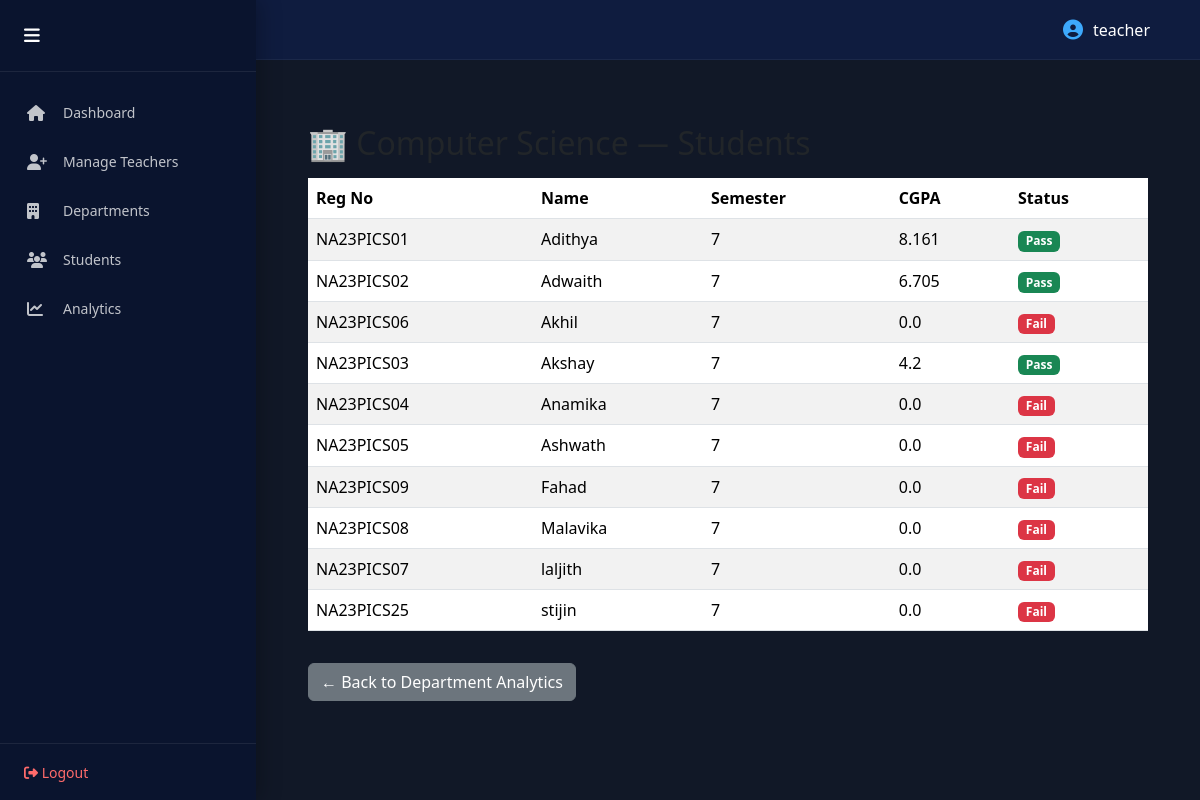
Screenshot of /control/departments/1/students/ (signed in) with the database file from the repository.
### results/models.py (models this page shows, shortened)
class Student(models.Model):
    GENDER_CHOICES = [
        ('M', 'Male'),
        ('F', 'Female'),
        ('O', 'Other'),
    ]
    CASTE_CHOICES = [
        ('GEN', 'General'),
        ('OBC', 'OBC'),
        ('SC', 'SC'),
        ('ST', 'ST'),
        ('OTHER', 'Other'),
    ]
    RELIGION_CHOICES = [
        ('HINDU', 'Hindu'),
        ('MUSLIM', 'Muslim'),
        ('CHRISTIAN', 'Christian'),
        ('SIKH', 'Sikh'),
        ('BUDDHIST', 'Buddhist'),
        ('JAIN', 'Jain'),
        ('OTHER', 'Other'),
    ]
    reg_no = models.CharField(max_length=20, unique=True)
    name = models.CharField(max_length=100)
    dob = models.DateField()
    course = models.CharField(max_length=100, default="B.Sc Computer Science")
    semester = models.IntegerField(default=1)
    gender = models.CharField(max_length=1, choices=GENDER_CHOICES)
    caste = models.CharField(max_length=10, choices=CASTE_CHOICES)
    religion = models.CharField(max_length=20, choices=RELIGION_CHOICES)
    syllabus = models.ForeignKey(Syllabus, on_delete=models.PROTECT, null=True, blank=True)
    address = models.TextField()
    pin_code = models.CharField(max_length=6)
    academic_year = models.CharField(max_length=20, default="2024-25")
    photo = models.ImageField(upload_to="students/", blank=True, null=True)
    department = models.ForeignKey(
        Department,
        on_delete=models.PROTECT,
        null=True,
        blank=True)
    course = models.CharField(max_length=100, default="B.Sc Computer Science")
    course_ref = models.ForeignKey(
        Course,
        on_delete=models.SET_NULL,
        null=True,
        blank=True,
        related_name="students"
    )
    def cgpa(self):
        semesters = self.semesters.all().order_by("number")
        if not semesters.exists():
            return 0.0
        total_credits_all = 0.0
        weighted_sgpa_sum = 0.0
        for sem in semesters:
            sem_marks = sem.marks.all()
            sem_credits = sum((m.subject.credits or 0) for m in sem_marks)
            if sem_credits == 0:
                continue
            sem_sgpa = sem.sgpa()
            weighted_sgpa_sum += sem_sgpa * sem_credits
            total_credits_all += sem_credits
        if total_credits_all == 0:
            return 0.0
        cgpa = weighted_sgpa_sum / total_credits_all
        return round(cgpa, 3)

### results/views.py (the view)
@login_required(login_url="teacher_login")
@user_passes_test(lambda u: u.is_superuser)
def admin_department_students(request, department_id):
    department = get_object_or_404(Department, id=department_id)
    students = (
        Student.objects
        .filter(department=department)
        .select_related("syllabus")
        .order_by("name")
    )
    student_data = []
    for s in students:
        marks = Mark.objects.filter(semester__student=s)
        if marks.exists():
            overall_pass = all(
                m.marks_obtained >= 0.4 * m.max_marks
                for m in marks
            )
        else:
            overall_pass = False
        student_data.append({
            "student": s,
            "cgpa": s.cgpa(),
            "overall_pass": overall_pass,
        })
    return render(request, "admin_department_students.html", {
        "department": department,
        "students": student_data
    })

### results/context_processors.py (called while the page is built)
def role_flags(request):
    return {
        "is_hod_user": request.user.groups.filter(name="HOD").exists()
    }

### results/models.py (called while the page is built)
    def sgpa(self):
        marks = self.marks.all()
        if not marks.exists():
            return 0.0
        total_credits = 0.0
        total_credit_points = 0.0
        for mark in marks:
            credit = mark.subject.credits or 0
            total_credits += credit
            grade_point = (mark.marks_obtained / mark.max_marks) * 10 if mark.max_marks > 0 else 0
            credit_point = grade_point * credit
            total_credit_points += credit_point
        if total_credits == 0:
            return 0.0
        sgpa = total_credit_points / total_credits
        return round(sgpa, 3)

### templates/admin_department_students.html
{% extends "base.html" %}
{% block content %}
<div class="container mt-4">
  <h2>🏢 {{ department.name }} — Students</h2>
  <table class="table table-striped mt-3">
    <thead>
      <tr>
        <th>Reg No</th>
        <th>Name</th>
        <th>Semester</th>
        <th>CGPA</th>
        <th>Status</th>
      </tr>
    </thead>
    <tbody>
      {% for row in students %}
      <tr>
        <td>{{ row.student.reg_no }}</td>
        <td>{{ row.student.name }}</td>
        <td>{{ row.student.semester }}</td>
        <td>{{ row.cgpa }}</td>
        <td>
          {% if row.overall_pass %}
            <span class="badge bg-success">Pass</span>
          {% else %}
            <span class="badge bg-danger">Fail</span>
          {% endif %}
        </td>
      </tr>
      {% empty %}
      <tr>
        <td colspan="5" class="text-center">No students found</td>
      </tr>
      {% endfor %}
    </tbody>
  </table>
  <a href="{% url 'admin_department_analysis' %}" class="btn btn-secondary mt-3">
    ← Back to Department Analytics
  </a>
</div>
{% endblock %}

### templates/base.html (shortened to what this page needs)
{% load static %}
<!DOCTYPE html>
<html lang="en">
<head>
    <link href="https://cdn.jsdelivr.net/npm/bootstrap@5.3.2/dist/css/bootstrap.min.css" rel="stylesheet">
    <link href="https://cdnjs.cloudflare.com/ajax/libs/font-awesome/6.4.2/css/all.min.css" rel="stylesheet">
    <link href="{% static 'css/style.css' %}" rel="stylesheet">
    <link href="{% static 'css/panel.css' %}" rel="stylesheet">
</head>
<body class="
{% if user.is_superuser %}admin-mode
{% elif user.is_staff %}teacher-mode
{% endif %}
">
<div class="dashboard-container">
{% if user.is_authenticated and user.is_staff %}
<aside class="sidebar {% if user.is_superuser %}admin-sidebar{% endif %}" id="sidebar">
    <div class="sidebar-header">
        <button class="sidebar-toggle" id="sidebarToggle">
            <i class="fa-solid fa-bars"></i>
        </button>
    </div>
<nav class="sidebar-nav">
    {% if user.is_superuser %}
        <a href="{% url 'admin_dashboard' %}"
           class="nav-item {% if request.resolver_match.url_name == 'admin_dashboard' %}active{% endif %}">
            <i class="fa-solid fa-house"></i>
            <span>Dashboard</span>
        </a>
        <a href="{% url 'add_teacher' %}"
           class="nav-item {% if request.resolver_match.url_name == 'add_teacher' %}active{% endif %}">
            <i class="fa-solid fa-user-plus"></i>
            <span>Manage Teachers</span>
        </a>
        <a href="{% url 'manage_departments' %}"
           class="nav-item {% if request.resolver_match.url_name == 'manage_departments' %}active{% endif %}">
            <i class="fa-solid fa-building"></i>
            <span>Departments</span>
        </a>
        <a href="{% url 'student_search' %}"
           class="nav-item {% if request.resolver_match.url_name == 'student_search' %}active{% endif %}">
            <i class="fa-solid fa-users"></i>
            <span>Students</span>
        </a>
        <a href="{% url 'admin_department_analysis' %}"
           class="nav-item {% if request.resolver_match.url_name == 'admin_department_analysis' %}active{% endif %}">
            <i class="fa-solid fa-chart-line"></i>
            <span>Analytics</span>
        </a>
    {% endif %}
</nav>
    <div class="sidebar-footer">
        <form method="POST" action="{% url 'logout' %}">
            <button type="submit" class="logout-btn">
                <i class="fa-solid fa-right-from-bracket"></i> Logout
            </button>
        </form>
    </div>
</aside>
{% endif %}
<div class="main-content">
    <nav class="topbar">
        <div class="topbar-right">
            {% if user.is_authenticated %}
            <div class="user-info">
                <i class="fa-solid fa-user-circle"></i>
                <span>{{ user.username }}</span>
            </div>
            {% endif %}
        </div>
    </nav>
    <div class="content-area">
        {% block content %}{% endblock %}
    </div>
</div>
</div>
</body>
</html>

### static/css/style.css (style rules this page uses)
.user-info { color: #ffffff; font-weight: 500; margin-right: 20px; display: flex; align-items: center; }
.user-info i { font-size: 20px; color: #00d9ff; }
.logout-btn { color: #ff6b6b !important; }

### static/css/panel.css (style rules this page uses)
:root { --primary: #0f1c3f; --primary-dark: #0a142e; --primary-light: #1b2a5a; --accent: #3da9fc; --bg-light: #f4f6fb; --text-dark: #1e293b; --text-light: #94a3b8; --border: #e2e8f0; --transition: all 0.3s ease; }
* { margin: 0; padding: 0; box-sizing: border-box; }
body { font-family: 'Segoe UI', sans-serif; background: #111827; }
.dashboard-container { display: flex; min-height: 100vh; }
.sidebar { position: fixed; left: 0; top: 0; height: 100vh; width: 260px; background: var(--primary-dark); color: white; display: flex; flex-direction: column; z-index: 1000; transition: var(--transition); box-shadow: 4px 0 20px rgba(0, 0, 0, 0.25); overflow-y: auto; }
.sidebar-header { padding: 22px 24px; border-bottom: 1px solid rgba(255, 255, 255, 0.08); display: flex; align-items: center; justify-content: space-between; font-weight: 600; }
.sidebar-toggle { background: none; border: none; color: white; font-size: 18px; cursor: pointer; transition: var(--transition); }
.sidebar-nav { flex: 1; padding: 16px 0; }
.nav-item { display: flex; align-items: center; gap: 14px; padding: 14px 24px; color: rgba(255, 255, 255, 0.75); text-decoration: none; transition: var(--transition); font-size: 14px; border-left: 3px solid transparent; }
.nav-item i { font-size: 16px; width: 22px; }
.sidebar-footer { padding: 16px 24px; border-top: 1px solid rgba(255, 255, 255, 0.08); }
.logout-btn { background: none; border: none; color: #ff6b6b; font-size: 14px; cursor: pointer; transition: var(--transition); }
.main-content { flex: 1; margin-left: 260px; transition: var(--transition); display: flex; flex-direction: column; }
.topbar { height: 60px; background: var(--primary); display: flex; align-items: center; justify-content: flex-end; padding: 0 30px; color: white; border-bottom: 1px solid rgba(255, 255, 255, 0.05); }
.user-info { display: flex; align-items: center; gap: 10px; font-weight: 500; }
.user-info i { color: var(--accent); }
.content-area { padding: 40px; flex: 1; }
.sidebar { position: fixed; left: 0; top: 0; width: 256px; height: 100vh; background: var(--primary-dark); transition: width 0.3s ease; overflow: hidden; }
.main-content { margin-left: 256px; transition: margin-left 0.3s ease; }
.sidebar .nav-item span { transition: opacity 0.2s ease; }

### rows the page displays
Student: student.reg_no "NA23PICS01", student.name "Adithya", student.semester "7", cgpa "8.161", shows "Pass"
Student: student.reg_no "NA23PICS02", student.name "Adwaith", student.semester "7", cgpa "6.705", shows "Pass"
Student: student.reg_no "NA23PICS06", student.name "Akhil", student.semester "7", cgpa "0.0", shows "Fail"
Student: student.reg_no "NA23PICS03", student.name "Akshay", student.semester "7", cgpa "4.2", shows "Pass"
Student: student.reg_no "NA23PICS04", student.name "Anamika", student.semester "7", cgpa "0.0", shows "Fail"
Student: student.reg_no "NA23PICS05", student.name "Ashwath", student.semester "7", cgpa "0.0", shows "Fail"
Student: student.reg_no "NA23PICS09", student.name "Fahad", student.semester "7", cgpa "0.0", shows "Fail"
Student: student.reg_no "NA23PICS08", student.name "Malavika", student.semester "7", cgpa "0.0", shows "Fail"
Student: student.reg_no "NA23PICS07", student.name "laljith", student.semester "7", cgpa "0.0", shows "Fail"
Student: student.reg_no "NA23PICS25", student.name "stijin", student.semester "7", cgpa "0.0", shows "Fail"

### other values shown
{{ user.username }} "teacher"
